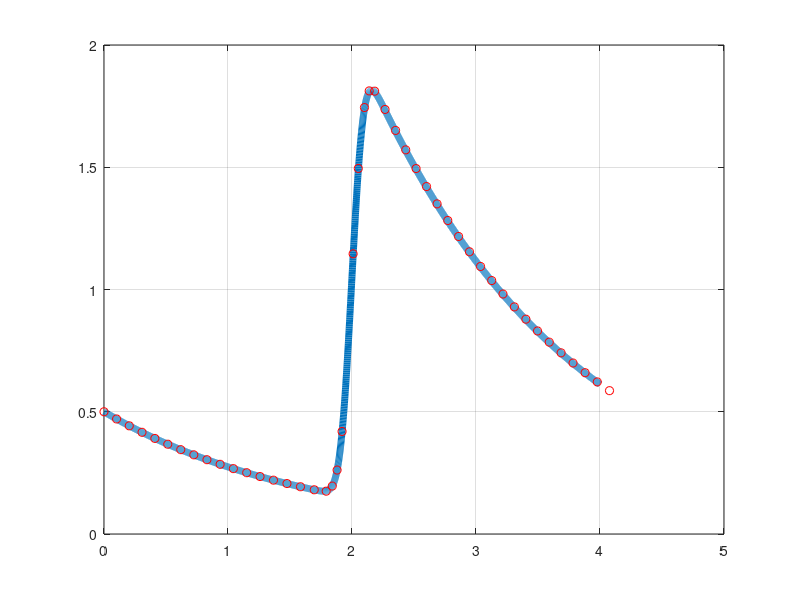
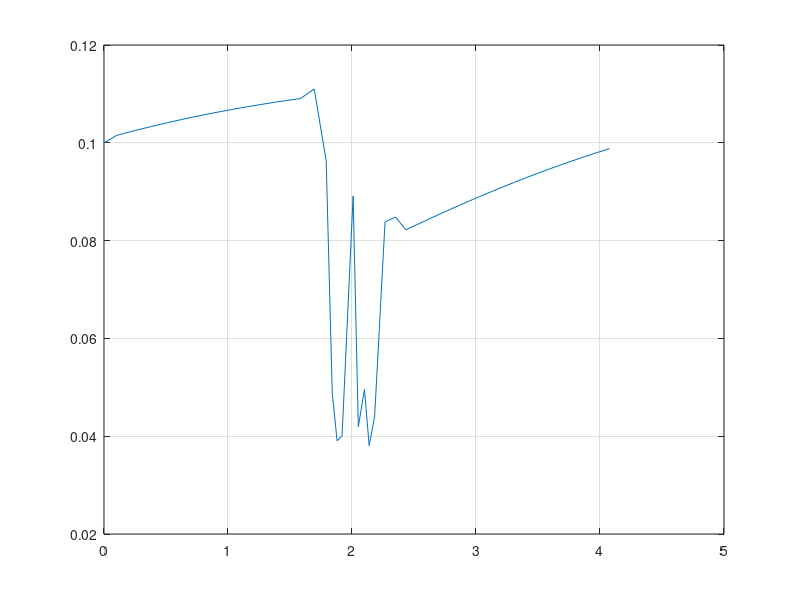
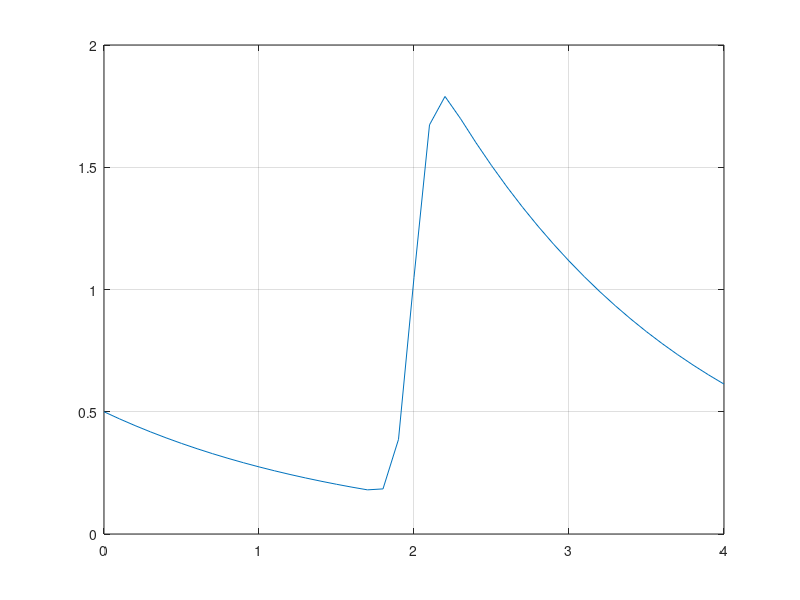
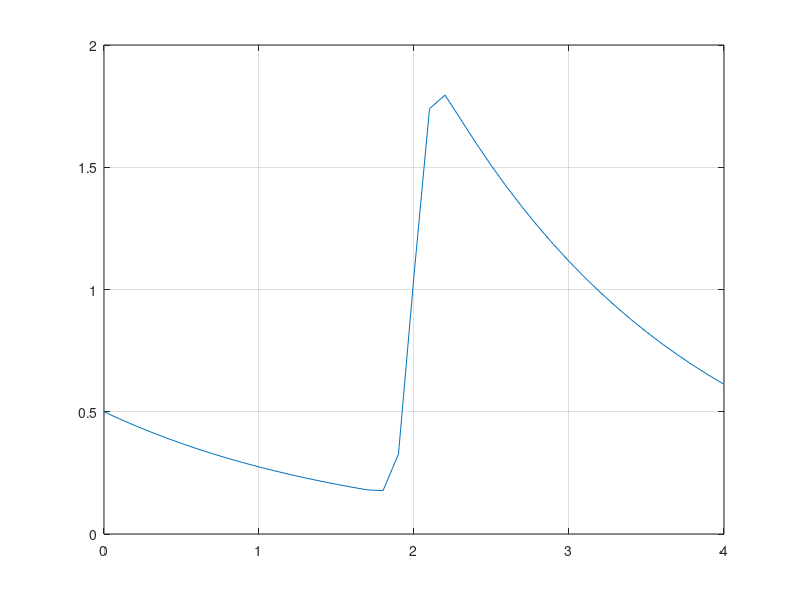

Recreate these plots in MATLAB, in order.
clc;clear all;close all;

%% ODE 23-2
dydt = @(t,y) 10*exp(-(t-2)^2/(2*0.075^2))-0.6*y;

%% Euler
dt = 0.001; ti = 0; tf = 4;
t = [ti:dt:tf];
L = length(t);
if t(L)<tf
    t(L+1) = tf;
    L = L+1;
end
y0 = 0.5;
y(1) = y0;
for i = 1:L-1
    y(i+1) = y(i) + dydt(t(i), y(i))*dt;
end
figure; plot(t,y,'linewidth',5); grid on;
hold on;
dt = 0.1; ti = 0; tf = 4;
t = [ti:dt:tf];
L = length(t);
if t(L)<tf
    t(L+1) = tf;
    L = L+1;
end
y = 0;
y0 = 0.5;
y(1) = y0;
for i = 1:L-1
    y(i+1) = y(i) + dydt(t(i), y(i))*dt;
end
figure; plot(t,y,'ro'); grid on;

%% Heun
dt = 0.1; ti = 0; tf = 4;
t = [ti:dt:tf];
L = length(t);
if t(L)<tf
    t(L+1) = tf;
    L = L+1;
end
y = 0;
y0 = 0.5;
y(1) = y0;
Es = 0.1; 
for i = 1:L-1
    yo(i+1) = y(i) + dydt(t(i), y(i))*dt;
    Ea = 10; j=1;
    yc=yo(i+1);
    while Ea >= Es
        yc(j+1) = y(i) + ((dydt(t(i), y(i)) + dydt(t(i+1),yc(j)))/2)*dt;
        Ea = abs(yc(j+1)-yc(j));
        j=j+1;
    end
    y(i+1) = yc(j);
end
figure; plot(t,y); grid on;

%% RK 4
dt = 0.1; ti = 0; tf = 4;
t = [ti:dt:tf];
L = length(t);
if t(L)<tf
    t(L+1) = tf;
    L = L+1;
end
y = 0;
y0 = 0.5;
y(1) = y0;
for i = 1:L-1
    k1 = dydt(t(i), y(i));
    k2 = dydt(t(i)+(1/2)*dt, y(i)+(1/2)*k1*dt);
    k3 = dydt(t(i)+(1/2)*dt, y(i)+(1/2)*k2*dt);
    k4 = dydt(t(i)+dt, y(i)+k3*dt);
    y(i+1) = y(i)+1/6*(k1+2*k2+2*k3+k4)*dt;
end
figure; plot(t,y); grid on;

%% ODE23
dt = 0.1; ti = 0; tf = 4;

y = 0;
y0 = 0.5;

y(1) = y0;
DT(1) = dt;
Es = 0.001;
Tor = 0.00000000001;

E = 0;
T(1) = 0;
i = 1; 
while T <= 4
    j = 1;
    Next = 0;
    E = 0;
    while Next == 0
        k1 = dydt(T(i), y(i));
        k2 = dydt(T(i)+(1/2)*dt, y(i)+(1/2)*k1*dt);
        k3 = dydt(T(i)+(3/4)*dt, y(i)+(3/4)*k2*dt);
        k4 = dydt(T(i)+dt, y(i)+dt);
        y23 = y(i)+(1/9)*(2*k1+3*k2+4*k3)*dt;
        E(j+1) = abs(1/72*(-5*k1+6*k2+8*k3-9*k4)*dt);
        if j == 1
            Next = 0;
        else
            if E(j+1) > (Es+Tor) && E(j) > (Es+Tor)
                dt = dt*abs(Es/E(j+1))^0.2;
                Next = 0;
            elseif E(j+1) < (Es-Tor) && E(j) < (Es-Tor)
                dt = dt*abs(Es/E(j+1))^0.25;
                Next = 0;
            else
                Next = 1;
            end
        end
        j = j + 1;
    end
    y(i+1) = y23;
    T(i+1) = T(i) + dt;
    DT(i+1) = dt;
    i = i + 1;
end

figure(1); plot(T, y, 'ro'); grid on;
figure(2); plot(T, DT); grid on;